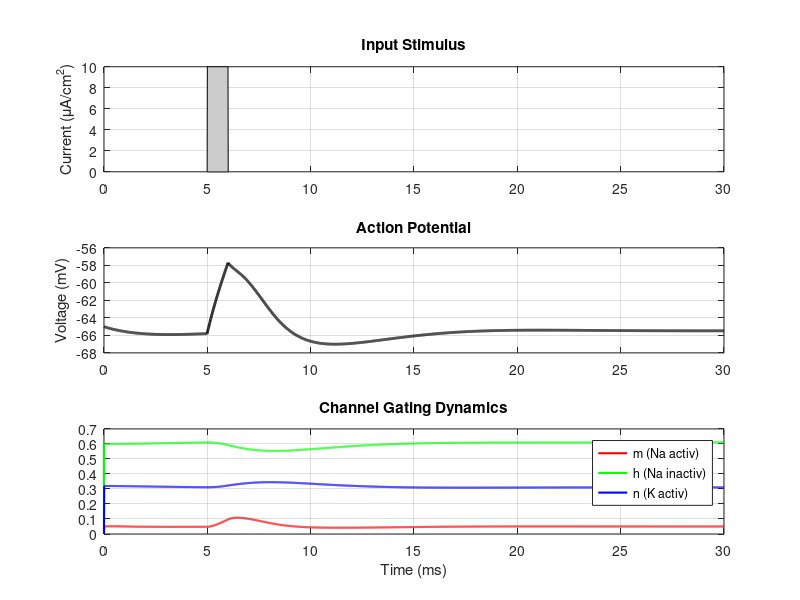

The MATLAB script that drew this image:
% =============================================================================
% Author: Christian Danilo Arroyo Herrera
% Module: Neural Computing — University of Lincoln, School of Computer Science
% Assessment: 1 | Academic Year 2025/2026
% This code is the author's own original work submitted as a university assessment.
% AUTHOR_FINGERPRINT: Q2hyaXN0aWFuIERhbmlsbyBBcnJveW8gSGVycmVyYXxjYXJyb3lvaGVycmVyYUBnbWFpbC5jb20=
% =============================================================================

% Part 1B: Hodgkin-Huxley Model

clear; clc; close all;

C_m = 1.0;    % Membrane capacitance (uF/cm^2)
g_Na = 60.0; % Max Sodium conductance (mS/cm^2)
g_K = 36.0;   % Max Potassium conductance (mS/cm^2)
g_L = 0.3;    % Leak conductance (mS/cm^2)
E_Na = 50;    % Sodium reversal potential (mV)
E_K = -77;    % Potassium reversal potential (mV)
E_L = -54.4;  % Leak reversal potential (mV)
V_rest = -65; % Resting potential (mV)

dt = 0.01;  % Time step (ms)
T = 30;     % Simulation duration (ms)
time = 0:dt:T;

I_ext = zeros(size(time));
I_ext(time >= 5 & time <= 6) = 10; 

V = V_rest * ones(size(time));
m = 0.05;   % Sodium activation gate
h = 0.6;    % Sodium inactivation gate
n = 0.32;   % Potassium activation gate

m_val = zeros(size(time));
h_val = zeros(size(time));
n_val = zeros(size(time));

alpha_n = @(v) 0.01 * (v + 55) / (1 - exp(-(v + 55) / 10));
beta_n  = @(v) 0.125 * exp(-(v + 65) / 80);
alpha_m = @(v) 0.1 * (v + 40) / (1 - exp(-(v + 40) / 10));
beta_m  = @(v) 4 * exp(-(v + 65) / 18);
alpha_h = @(v) 0.07 * exp(-(v + 65) / 20);
beta_h  = @(v) 1 / (1 + exp(-(v + 35) / 10));

for t = 2:length(time)
    v_prev = V(t-1);
    
    m = m + dt * (alpha_m(v_prev) * (1 - m) - beta_m(v_prev) * m);
    h = h + dt * (alpha_h(v_prev) * (1 - h) - beta_h(v_prev) * h);
    n = n + dt * (alpha_n(v_prev) * (1 - n) - beta_n(v_prev) * n);
    
    INa = g_Na * (m^3) * h * (v_prev - E_Na);
    IK  = g_K  * (n^4)     * (v_prev - E_K);
    IL  = g_L              * (v_prev - E_L);
    
    V(t) = v_prev + dt * (I_ext(t) - (INa + IK + IL)) / C_m;
    
    m_val(t)=m; h_val(t)=h; n_val(t)=n;
end

figure('Color','w', 'Position', [100, 100, 800, 700]);

subplot(3,1,1);
area(time, I_ext, 'FaceColor', [0.8 0.8 0.8]);
ylabel('Current (\muA/cm^2)');
title('Input Stimulus');
grid on;

subplot(3,1,2);
plot(time, V, 'k', 'LineWidth', 2);
ylabel('Voltage (mV)');
title('Action Potential');
grid on;

subplot(3,1,3);
plot(time, m_val, 'r', 'LineWidth', 1.5); hold on;
plot(time, h_val, 'g', 'LineWidth', 1.5);
plot(time, n_val, 'b', 'LineWidth', 1.5);
legend('m (Na activ)', 'h (Na inactiv)', 'n (K activ)');
xlabel('Time (ms)');
title('Channel Gating Dynamics');
grid on;
